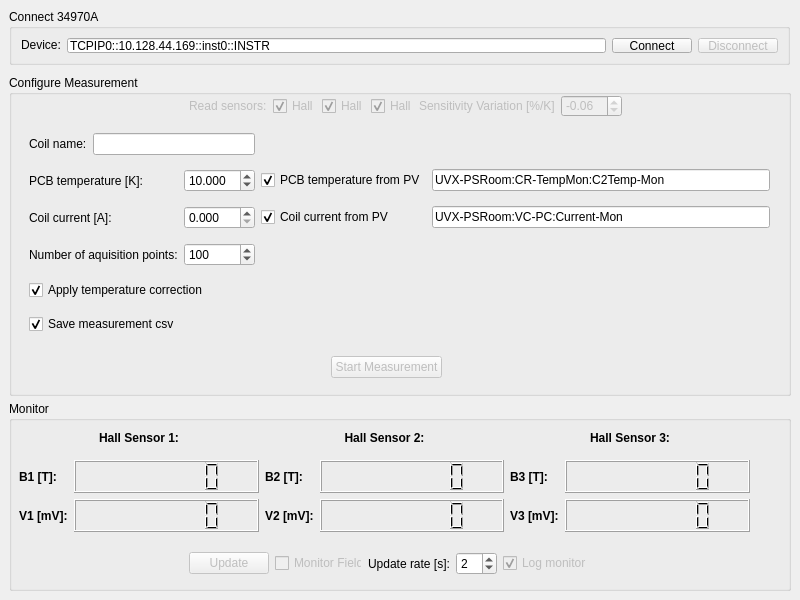
<?xml version="1.0" encoding="UTF-8"?>
<ui version="4.0">
 <class>wg_measurement</class>
 <widget class="QWidget" name="wg_measurement">
  <property name="geometry">
   <rect>
    <x>0</x>
    <y>0</y>
    <width>800</width>
    <height>600</height>
   </rect>
  </property>
  <property name="windowTitle">
   <string>Form</string>
  </property>
  <widget class="QGroupBox" name="groupBox">
   <property name="geometry">
    <rect>
     <x>9</x>
     <y>9</y>
     <width>781</width>
     <height>56</height>
    </rect>
   </property>
   <property name="sizePolicy">
    <sizepolicy hsizetype="Preferred" vsizetype="Maximum">
     <horstretch>0</horstretch>
     <verstretch>0</verstretch>
    </sizepolicy>
   </property>
   <property name="title">
    <string>Connect 34970A</string>
   </property>
   <layout class="QHBoxLayout" name="horizontalLayout_3">
    <item>
     <widget class="QLabel" name="label_19">
      <property name="sizePolicy">
       <sizepolicy hsizetype="Preferred" vsizetype="Maximum">
        <horstretch>0</horstretch>
        <verstretch>0</verstretch>
       </sizepolicy>
      </property>
      <property name="text">
       <string>Device:</string>
      </property>
     </widget>
    </item>
    <item>
     <widget class="QLineEdit" name="le_multich_name">
      <property name="sizePolicy">
       <sizepolicy hsizetype="Expanding" vsizetype="Maximum">
        <horstretch>0</horstretch>
        <verstretch>0</verstretch>
       </sizepolicy>
      </property>
      <property name="text">
       <string>TCPIP0::10.128.44.169::inst0::INSTR</string>
      </property>
     </widget>
    </item>
    <item>
     <widget class="QPushButton" name="pbt_connect">
      <property name="sizePolicy">
       <sizepolicy hsizetype="Minimum" vsizetype="Maximum">
        <horstretch>0</horstretch>
        <verstretch>0</verstretch>
       </sizepolicy>
      </property>
      <property name="text">
       <string>Connect</string>
      </property>
     </widget>
    </item>
    <item>
     <widget class="QPushButton" name="pbt_disconnect">
      <property name="enabled">
       <bool>false</bool>
      </property>
      <property name="sizePolicy">
       <sizepolicy hsizetype="Minimum" vsizetype="Maximum">
        <horstretch>0</horstretch>
        <verstretch>0</verstretch>
       </sizepolicy>
      </property>
      <property name="text">
       <string>Disconnect</string>
      </property>
     </widget>
    </item>
   </layout>
  </widget>
  <widget class="QGroupBox" name="gpb_cfg">
   <property name="geometry">
    <rect>
     <x>9</x>
     <y>75</y>
     <width>782</width>
     <height>321</height>
    </rect>
   </property>
   <property name="title">
    <string>Configure Measurement</string>
   </property>
   <widget class="QWidget" name="">
    <property name="geometry">
     <rect>
      <x>180</x>
      <y>20</y>
      <width>433</width>
      <height>22</height>
     </rect>
    </property>
    <layout class="QHBoxLayout" name="horizontalLayout_4">
     <item>
      <widget class="QLabel" name="label">
       <property name="enabled">
        <bool>false</bool>
       </property>
       <property name="text">
        <string>Read sensors:</string>
       </property>
      </widget>
     </item>
     <item>
      <layout class="QHBoxLayout" name="horizontalLayout">
       <item>
        <widget class="QCheckBox" name="chb_hall1">
         <property name="enabled">
          <bool>false</bool>
         </property>
         <property name="text">
          <string>Hall 1</string>
         </property>
         <property name="checked">
          <bool>true</bool>
         </property>
        </widget>
       </item>
       <item>
        <widget class="QCheckBox" name="chb_hall2">
         <property name="enabled">
          <bool>false</bool>
         </property>
         <property name="text">
          <string>Hall 2</string>
         </property>
         <property name="checked">
          <bool>true</bool>
         </property>
        </widget>
       </item>
       <item>
        <widget class="QCheckBox" name="chb_hall3">
         <property name="enabled">
          <bool>false</bool>
         </property>
         <property name="text">
          <string>Hall 3</string>
         </property>
         <property name="checked">
          <bool>true</bool>
         </property>
        </widget>
       </item>
      </layout>
     </item>
     <item>
      <widget class="QLabel" name="label_16">
       <property name="enabled">
        <bool>false</bool>
       </property>
       <property name="text">
        <string>Sensitivity Variation [%/K]</string>
       </property>
      </widget>
     </item>
     <item>
      <widget class="QDoubleSpinBox" name="dsb_sense_var">
       <property name="enabled">
        <bool>false</bool>
       </property>
       <property name="decimals">
        <number>2</number>
       </property>
       <property name="minimum">
        <double>-50.000000000000000</double>
       </property>
       <property name="maximum">
        <double>0.000000000000000</double>
       </property>
       <property name="value">
        <double>-0.060000000000000</double>
       </property>
      </widget>
     </item>
    </layout>
   </widget>
   <widget class="QWidget" name="">
    <property name="geometry">
     <rect>
      <x>20</x>
      <y>50</y>
      <width>741</width>
      <height>221</height>
     </rect>
    </property>
    <layout class="QGridLayout" name="gridLayout_2">
     <item row="2" column="3">
      <widget class="QCheckBox" name="chb_current_frm_pv">
       <property name="text">
        <string>Coil current from PV</string>
       </property>
       <property name="checked">
        <bool>true</bool>
       </property>
      </widget>
     </item>
     <item row="0" column="1" colspan="2">
      <widget class="QLineEdit" name="le_coil"/>
     </item>
     <item row="1" column="3">
      <widget class="QCheckBox" name="chb_temp_frm_pv">
       <property name="text">
        <string>PCB temperature from PV</string>
       </property>
       <property name="checked">
        <bool>true</bool>
       </property>
      </widget>
     </item>
     <item row="2" column="0" colspan="2">
      <widget class="QLabel" name="label_5">
       <property name="sizePolicy">
        <sizepolicy hsizetype="Maximum" vsizetype="Preferred">
         <horstretch>0</horstretch>
         <verstretch>0</verstretch>
        </sizepolicy>
       </property>
       <property name="text">
        <string>Coil current [A]:</string>
       </property>
      </widget>
     </item>
     <item row="2" column="2">
      <widget class="QDoubleSpinBox" name="dsb_current">
       <property name="decimals">
        <number>3</number>
       </property>
       <property name="maximum">
        <double>999.000000000000000</double>
       </property>
       <property name="value">
        <double>0.000000000000000</double>
       </property>
      </widget>
     </item>
     <item row="5" column="0" colspan="3">
      <widget class="QCheckBox" name="chb_savefile">
       <property name="text">
        <string>Save measurement csv</string>
       </property>
       <property name="checked">
        <bool>true</bool>
       </property>
      </widget>
     </item>
     <item row="1" column="2">
      <widget class="QDoubleSpinBox" name="dsb_temperature">
       <property name="decimals">
        <number>3</number>
       </property>
       <property name="maximum">
        <double>350.000000000000000</double>
       </property>
       <property name="value">
        <double>10.000000000000000</double>
       </property>
      </widget>
     </item>
     <item row="3" column="0" colspan="2">
      <widget class="QLabel" name="label_2">
       <property name="sizePolicy">
        <sizepolicy hsizetype="Maximum" vsizetype="Preferred">
         <horstretch>0</horstretch>
         <verstretch>0</verstretch>
        </sizepolicy>
       </property>
       <property name="text">
        <string>Number of aquisition points:</string>
       </property>
      </widget>
     </item>
     <item row="3" column="2">
      <widget class="QSpinBox" name="spb_npoints">
       <property name="minimum">
        <number>0</number>
       </property>
       <property name="maximum">
        <number>5000</number>
       </property>
       <property name="value">
        <number>100</number>
       </property>
      </widget>
     </item>
     <item row="1" column="0" colspan="2">
      <widget class="QLabel" name="label_3">
       <property name="sizePolicy">
        <sizepolicy hsizetype="Maximum" vsizetype="Preferred">
         <horstretch>0</horstretch>
         <verstretch>0</verstretch>
        </sizepolicy>
       </property>
       <property name="text">
        <string>PCB temperature [K]:</string>
       </property>
      </widget>
     </item>
     <item row="4" column="0" colspan="3">
      <widget class="QCheckBox" name="chb_temp_correction">
       <property name="text">
        <string>Apply temperature correction</string>
       </property>
       <property name="checked">
        <bool>true</bool>
       </property>
      </widget>
     </item>
     <item row="0" column="0">
      <widget class="QLabel" name="label_4">
       <property name="sizePolicy">
        <sizepolicy hsizetype="Maximum" vsizetype="Preferred">
         <horstretch>0</horstretch>
         <verstretch>0</verstretch>
        </sizepolicy>
       </property>
       <property name="text">
        <string>Coil name:</string>
       </property>
      </widget>
     </item>
     <item row="1" column="4">
      <widget class="QLineEdit" name="le_pv_temp">
       <property name="text">
        <string>UVX-PSRoom:CR-TempMon:C2Temp-Mon</string>
       </property>
      </widget>
     </item>
     <item row="2" column="4">
      <widget class="QLineEdit" name="le_pv_current">
       <property name="text">
        <string>UVX-PSRoom:VC-PC:Current-Mon</string>
       </property>
      </widget>
     </item>
    </layout>
   </widget>
   <widget class="QWidget" name="">
    <property name="geometry">
     <rect>
      <x>280</x>
      <y>280</y>
      <width>194</width>
      <height>25</height>
     </rect>
    </property>
    <layout class="QHBoxLayout" name="horizontalLayout_5">
     <item>
      <spacer name="horizontalSpacer">
       <property name="orientation">
        <enum>Qt::Horizontal</enum>
       </property>
       <property name="sizeHint" stdset="0">
        <size>
         <width>40</width>
         <height>20</height>
        </size>
       </property>
      </spacer>
     </item>
     <item>
      <widget class="QPushButton" name="pbt_start_measurement">
       <property name="enabled">
        <bool>false</bool>
       </property>
       <property name="text">
        <string>Start Measurement</string>
       </property>
      </widget>
     </item>
     <item>
      <spacer name="horizontalSpacer_2">
       <property name="orientation">
        <enum>Qt::Horizontal</enum>
       </property>
       <property name="sizeHint" stdset="0">
        <size>
         <width>40</width>
         <height>20</height>
        </size>
       </property>
      </spacer>
     </item>
    </layout>
   </widget>
  </widget>
  <widget class="QGroupBox" name="gpb_monitor">
   <property name="geometry">
    <rect>
     <x>9</x>
     <y>401</y>
     <width>782</width>
     <height>190</height>
    </rect>
   </property>
   <property name="title">
    <string>Monitor</string>
   </property>
   <widget class="QWidget" name="">
    <property name="geometry">
     <rect>
      <x>10</x>
      <y>20</y>
      <width>731</width>
      <height>111</height>
     </rect>
    </property>
    <layout class="QGridLayout" name="gridLayout">
     <item row="0" column="0" colspan="2">
      <widget class="QLabel" name="label_6">
       <property name="sizePolicy">
        <sizepolicy hsizetype="Minimum" vsizetype="Preferred">
         <horstretch>0</horstretch>
         <verstretch>0</verstretch>
        </sizepolicy>
       </property>
       <property name="font">
        <font>
         <weight>75</weight>
         <bold>true</bold>
        </font>
       </property>
       <property name="layoutDirection">
        <enum>Qt::LeftToRight</enum>
       </property>
       <property name="text">
        <string>Hall Sensor 1:</string>
       </property>
       <property name="alignment">
        <set>Qt::AlignCenter</set>
       </property>
      </widget>
     </item>
     <item row="0" column="2" colspan="2">
      <widget class="QLabel" name="label_12">
       <property name="sizePolicy">
        <sizepolicy hsizetype="Minimum" vsizetype="Preferred">
         <horstretch>0</horstretch>
         <verstretch>0</verstretch>
        </sizepolicy>
       </property>
       <property name="font">
        <font>
         <weight>75</weight>
         <bold>true</bold>
        </font>
       </property>
       <property name="layoutDirection">
        <enum>Qt::LeftToRight</enum>
       </property>
       <property name="text">
        <string>Hall Sensor 2:</string>
       </property>
       <property name="alignment">
        <set>Qt::AlignCenter</set>
       </property>
      </widget>
     </item>
     <item row="0" column="4" colspan="2">
      <widget class="QLabel" name="label_13">
       <property name="sizePolicy">
        <sizepolicy hsizetype="Minimum" vsizetype="Preferred">
         <horstretch>0</horstretch>
         <verstretch>0</verstretch>
        </sizepolicy>
       </property>
       <property name="font">
        <font>
         <weight>75</weight>
         <bold>true</bold>
        </font>
       </property>
       <property name="text">
        <string>Hall Sensor 3:</string>
       </property>
       <property name="alignment">
        <set>Qt::AlignCenter</set>
       </property>
      </widget>
     </item>
     <item row="1" column="0">
      <widget class="QLabel" name="label_7">
       <property name="sizePolicy">
        <sizepolicy hsizetype="Maximum" vsizetype="Preferred">
         <horstretch>0</horstretch>
         <verstretch>0</verstretch>
        </sizepolicy>
       </property>
       <property name="font">
        <font>
         <weight>75</weight>
         <bold>true</bold>
        </font>
       </property>
       <property name="text">
        <string>B1 [T]:</string>
       </property>
      </widget>
     </item>
     <item row="1" column="1">
      <widget class="QLCDNumber" name="lcd_b1">
       <property name="digitCount">
        <number>7</number>
       </property>
      </widget>
     </item>
     <item row="1" column="2">
      <widget class="QLabel" name="label_11">
       <property name="sizePolicy">
        <sizepolicy hsizetype="Maximum" vsizetype="Preferred">
         <horstretch>0</horstretch>
         <verstretch>0</verstretch>
        </sizepolicy>
       </property>
       <property name="font">
        <font>
         <weight>75</weight>
         <bold>true</bold>
        </font>
       </property>
       <property name="text">
        <string>B2 [T]:</string>
       </property>
      </widget>
     </item>
     <item row="1" column="3">
      <widget class="QLCDNumber" name="lcd_b2">
       <property name="digitCount">
        <number>7</number>
       </property>
      </widget>
     </item>
     <item row="1" column="4">
      <widget class="QLabel" name="label_14">
       <property name="sizePolicy">
        <sizepolicy hsizetype="Maximum" vsizetype="Preferred">
         <horstretch>0</horstretch>
         <verstretch>0</verstretch>
        </sizepolicy>
       </property>
       <property name="font">
        <font>
         <weight>75</weight>
         <bold>true</bold>
        </font>
       </property>
       <property name="text">
        <string>B3 [T]:</string>
       </property>
      </widget>
     </item>
     <item row="1" column="5">
      <widget class="QLCDNumber" name="lcd_b3">
       <property name="digitCount">
        <number>7</number>
       </property>
      </widget>
     </item>
     <item row="2" column="0">
      <widget class="QLabel" name="label_8">
       <property name="sizePolicy">
        <sizepolicy hsizetype="Maximum" vsizetype="Preferred">
         <horstretch>0</horstretch>
         <verstretch>0</verstretch>
        </sizepolicy>
       </property>
       <property name="font">
        <font>
         <weight>75</weight>
         <bold>true</bold>
        </font>
       </property>
       <property name="text">
        <string>V1 [mV]:</string>
       </property>
      </widget>
     </item>
     <item row="2" column="1">
      <widget class="QLCDNumber" name="lcd_v1">
       <property name="digitCount">
        <number>7</number>
       </property>
      </widget>
     </item>
     <item row="2" column="2">
      <widget class="QLabel" name="label_10">
       <property name="sizePolicy">
        <sizepolicy hsizetype="Maximum" vsizetype="Preferred">
         <horstretch>0</horstretch>
         <verstretch>0</verstretch>
        </sizepolicy>
       </property>
       <property name="font">
        <font>
         <weight>75</weight>
         <bold>true</bold>
        </font>
       </property>
       <property name="text">
        <string>V2 [mV]:</string>
       </property>
      </widget>
     </item>
     <item row="2" column="3">
      <widget class="QLCDNumber" name="lcd_v2">
       <property name="digitCount">
        <number>7</number>
       </property>
      </widget>
     </item>
     <item row="2" column="4">
      <widget class="QLabel" name="label_15">
       <property name="sizePolicy">
        <sizepolicy hsizetype="Maximum" vsizetype="Preferred">
         <horstretch>0</horstretch>
         <verstretch>0</verstretch>
        </sizepolicy>
       </property>
       <property name="font">
        <font>
         <weight>75</weight>
         <bold>true</bold>
        </font>
       </property>
       <property name="text">
        <string>V3 [mV]:</string>
       </property>
      </widget>
     </item>
     <item row="2" column="5">
      <widget class="QLCDNumber" name="lcd_v3">
       <property name="digitCount">
        <number>7</number>
       </property>
      </widget>
     </item>
    </layout>
   </widget>
   <widget class="QWidget" name="">
    <property name="geometry">
     <rect>
      <x>180</x>
      <y>150</y>
      <width>401</width>
      <height>25</height>
     </rect>
    </property>
    <layout class="QHBoxLayout" name="horizontalLayout_2">
     <item>
      <widget class="QPushButton" name="pbt_update">
       <property name="enabled">
        <bool>false</bool>
       </property>
       <property name="text">
        <string>Update</string>
       </property>
       <property name="checkable">
        <bool>false</bool>
       </property>
      </widget>
     </item>
     <item>
      <widget class="QCheckBox" name="chb_monitor">
       <property name="enabled">
        <bool>false</bool>
       </property>
       <property name="text">
        <string>Monitor Field</string>
       </property>
      </widget>
     </item>
     <item>
      <widget class="QLabel" name="label_9">
       <property name="text">
        <string>Update rate [s]:</string>
       </property>
      </widget>
     </item>
     <item>
      <widget class="QSpinBox" name="spb_update_rate">
       <property name="minimum">
        <number>1</number>
       </property>
       <property name="value">
        <number>2</number>
       </property>
      </widget>
     </item>
     <item>
      <widget class="QCheckBox" name="chb_log_monitor">
       <property name="enabled">
        <bool>false</bool>
       </property>
       <property name="text">
        <string>Log monitor</string>
       </property>
       <property name="checked">
        <bool>true</bool>
       </property>
      </widget>
     </item>
    </layout>
   </widget>
  </widget>
 </widget>
 <resources/>
 <connections/>
</ui>
